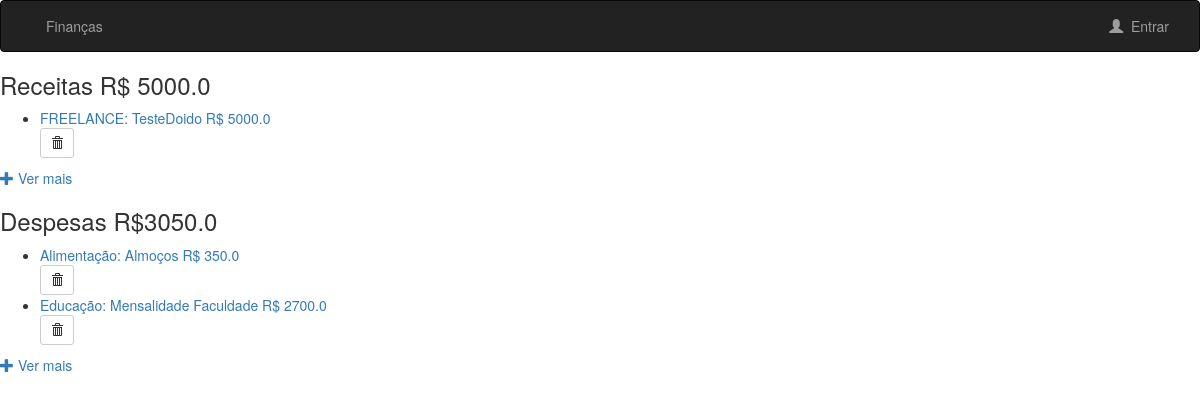
The page /finances/ (signed in) on the database as committed earlier.
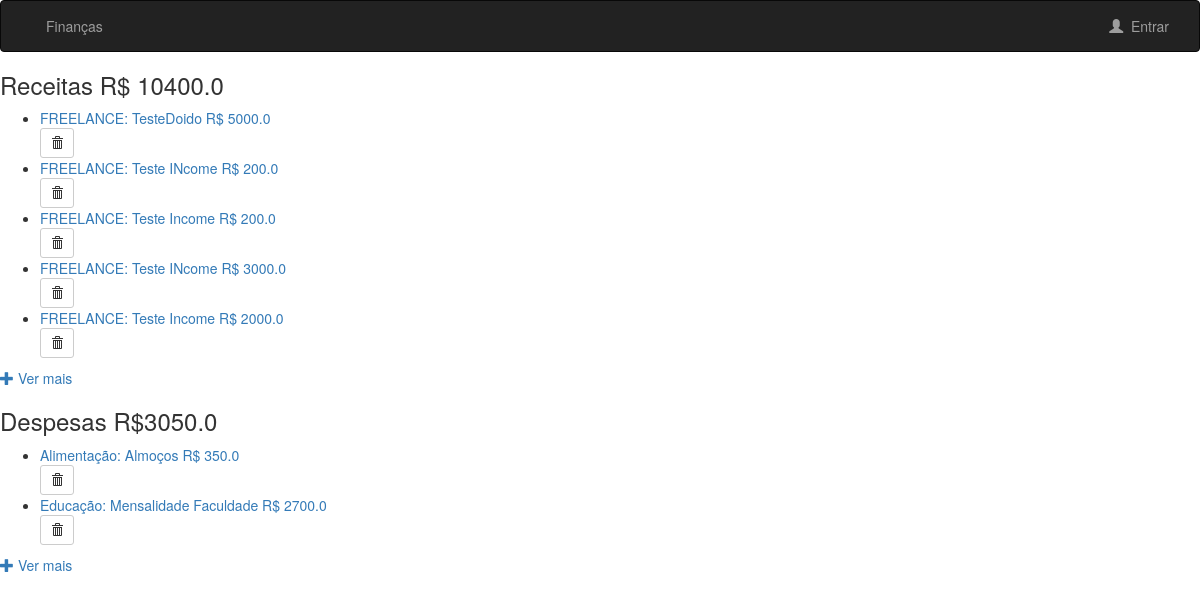
The same page on the database as committed later.
### finances/models.py (models this page shows, shortened)
class Entry(models.Model):
    agent = models.ForeignKey(User, on_delete=models.CASCADE)
    category = models.ForeignKey(Category, on_delete=models.CASCADE)
    description = models.CharField(max_length=100)
    amount = models.FloatField()
    entry_date = models.DateField(default=timezone.now)
    objects = EntryManager()

class Category(models.Model):
    INCOME = 'IN'
    EXPENSE = 'EX'
    ENTRY_TYPE_CHOICES = (
        (INCOME, 'INCOME'),
        (EXPENSE, 'EXPENSE'),
    )
    entries_type = models.CharField(
        max_length=2,
        choices=ENTRY_TYPE_CHOICES,
        default= EXPENSE,
    )
    description = models.CharField(max_length=100)

### finances/views.py (the view)
# urls.py: path('', views.IndexView.as_view(), name='index'),
class IndexView(LoginRequiredMixin, View):
    template_name = 'finances/index.html'
    login_url = 'finances:login_user'
    def get(self, request):
      return get_list_entries(request, 5, self.template_name)

### finances/models.py (called while the page is built)
    def get_entries(self, user, month, year, limit, entry_type):
        try:
            return self.order_by('entry_date').filter(
                agent=user, category__in=Category.objects.filter(entries_type__in=entry_type),
                entry_date__month=month, entry_date__year=year
                )[:limit]
        except ObjectDoesNotExist:
            return None

    def get_incomes(self, user, month, year, limit):
        return self.get_entries(user, month, year, limit, [('IN')])

    def get_expenses(self, user, month, year, limit):
        return self.get_entries(user, month, year, limit, [('EX')])

    def get_all_entries(self, user, month, year, limit):
        return self.get_entries(user, month, year, limit, [('IN'), ('EX')])

    def get_entries_amount(self, user, entries):
        return entries.aggregate(Sum('amount'))

    def get_amount_expenses_by_category(self, user, month, year, limit):
        expenses = self.get_expenses(user, month, year, limit)
        return expenses.order_by('category__description').values('category__description').annotate(Sum('amount'))

### finances/templates/finances/index.html (shortened to what this page needs)
{% extends 'finances/base_anonymous.html' %}
{% block body %}
{% if incomes %}
<h3>Receitas R$ {{total_incomes.amount__sum}}</h3>
<ul>
    {% for income in incomes %}
    <li><a href = "/finances/{{income.id}}/">{{income.category.description}}: {{income.description}} R$ {{income.amount}}</a></li>
    <form action="{% url 'finances:delete_entry' income.id %}" method="post" style="display: inline;">
        <button type="submit" class="btn btn-default btn-sm">
            <span class="glyphicon glyphicon-trash"></span>
        </button>
    </form>
    {% endfor %}
</ul>
{% else %}
<h3> Você não possui receitas </h3>
{% endif %}
<a href="{% url 'finances:list_entry' %}"> <span class="glyphicon glyphicon-plus"></span>&nbsp;Ver mais</a>
{% if expenses %}
<h3>Despesas R${{total_expenses.amount__sum}}</h3>
<ul>
    {% for expense in expenses %}
    <li><a href = "/finances/{{expense.id}}/">{{expense.category.description}}: {{expense.description}} R$ {{expense.amount}}</a></li>
    <form action="{% url 'finances:delete_entry' expense.id %}" method="post" style="display: inline;">
        <button type="submit" class="btn btn-default btn-sm">
            <span class="glyphicon glyphicon-trash"></span>
        </button>
    </form>
    {% endfor %}
</ul>
{% else %}
<h3> Você não possui despesas </h3>
{% endif %}
<a href="{% url 'finances:list_entry' %}"> <span class="glyphicon glyphicon-plus"></span>&nbsp;Ver mais</a>
{% endblock %}

Rows that differ between the two databases and show on the page:
added Entry: category.description "FREELANCE", description "Teste INcome", amount "200.0", shown under "Receitas R$ 10400.0"
added Entry: category.description "FREELANCE", description "Teste Income", amount "200.0", shown under "Receitas R$ 10400.0"
added Entry: category.description "FREELANCE", description "Teste INcome", amount "3000.0", shown under "Receitas R$ 10400.0"
added Entry: category.description "FREELANCE", description "Teste Income", amount "2000.0", shown under "Receitas R$ 10400.0"
Other text that changed with them:
{{ total_incomes.amount__sum }}: "5000.0" → "10400.0"
